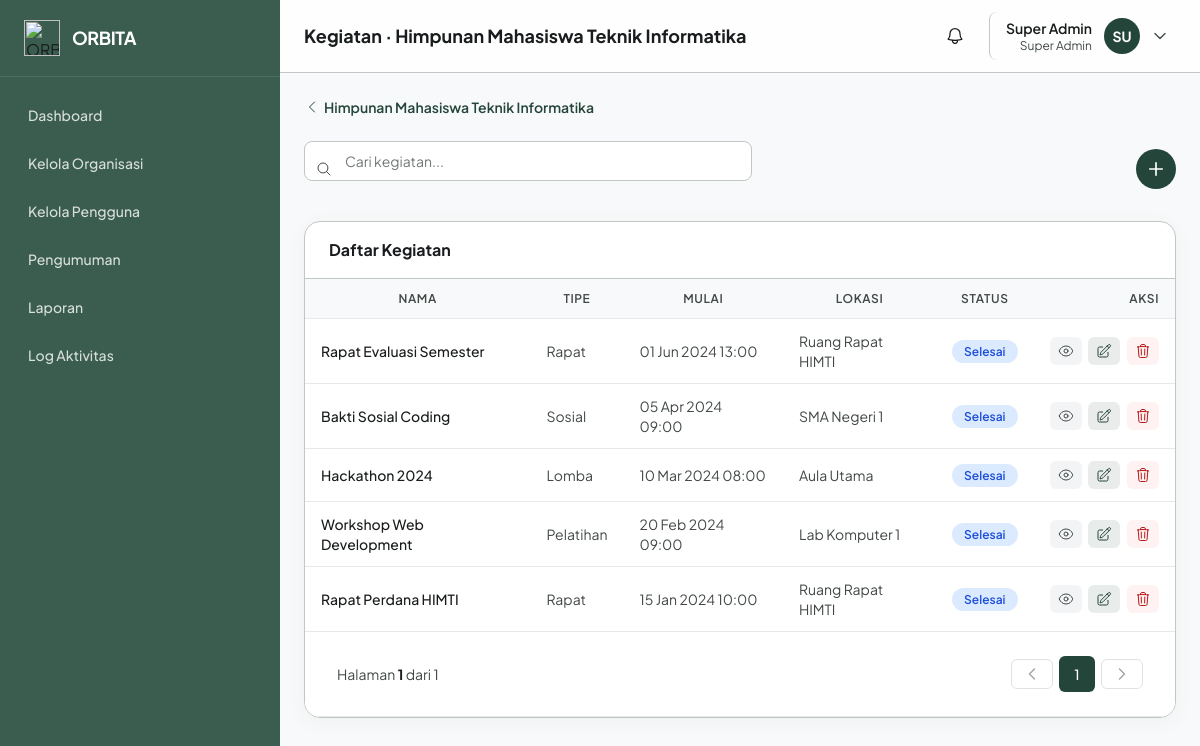
/organisasi/1/kegiatan (signed in), run on the app's committed database.
### tables this page shows
CREATE TABLE organisasi (
    id INT AUTO_INCREMENT PRIMARY KEY,
    nama VARCHAR(150) NOT NULL,
    singkatan VARCHAR(20),
    deskripsi TEXT,
    visi TEXT,
    misi TEXT,
    logo VARCHAR(255),
    ketua_id INT DEFAULT NULL,
    status ENUM('aktif', 'nonaktif') DEFAULT 'aktif',
    deleted_at DATETIME DEFAULT NULL,
    created_at DATETIME DEFAULT CURRENT_TIMESTAMP,
    updated_at DATETIME DEFAULT CURRENT_TIMESTAMP ON UPDATE CURRENT_TIMESTAMP,
    FOREIGN KEY (ketua_id) REFERENCES users(id) ON DELETE SET NULL
);

CREATE TABLE kegiatan (
    id INT AUTO_INCREMENT PRIMARY KEY,
    organisasi_id INT NOT NULL,
    nama VARCHAR(150) NOT NULL,
    deskripsi TEXT,
    tipe ENUM('rapat', 'pelatihan', 'proker', 'lomba', 'sosial', 'lainnya') DEFAULT 'proker',
    tanggal_mulai DATETIME NOT NULL,
    tanggal_selesai DATETIME,
    lokasi VARCHAR(255),
    poster VARCHAR(255),
    status ENUM('rencana', 'berlangsung', 'selesai', 'dibatalkan') DEFAULT 'rencana',
    deleted_at DATETIME DEFAULT NULL,
    created_by INT NOT NULL,
    created_at DATETIME DEFAULT CURRENT_TIMESTAMP,
    updated_at DATETIME DEFAULT CURRENT_TIMESTAMP ON UPDATE CURRENT_TIMESTAMP,
    FOREIGN KEY (organisasi_id) REFERENCES organisasi(id) ON DELETE CASCADE,
    FOREIGN KEY (created_by) REFERENCES users(id) ON DELETE CASCADE
);

### index.php (called while the page is built, shortened)
<?php
require_once __DIR__ . '/includes/functions.php';
$path = parse_url($_SERVER['REQUEST_URI'] ?? '/', PHP_URL_PATH) ?? '/';
$path = '/' . trim(rawurldecode($path), '/');
$segments = ($path === '/') ? [] : explode('/', trim($path, '/'));
$routes = [
    ''                                       => 'dashboard.php',
    'dashboard'                              => 'dashboard.php',
    'kegiatan'                               => 'kegiatan/index.php',
    'organisasi'                             => 'organisasi/index.php',
    'organisasi/{org}'                       => 'organisasi/detail.php',
    'organisasi/{org}/member'                => 'organisasi/members.php',
    'organisasi/{org}/permintaan'            => 'organisasi/requests.php',
    'organisasi/{org}/kegiatan'              => 'organisasi/kegiatan.php',
    'organisasi/{org}/kartu'                 => 'organisasi/kartu_anggota.php',
    'organisasi/{org}/jadwal'                => 'organisasi/jadwal.php',
    'organisasi/{org}/kegiatan/{kid}'        => 'kegiatan/detail.php',
    'pengumuman'                             => 'pengumuman/index.php',
    'pengguna'                               => 'pengguna/index.php',
    'laporan'                                => 'laporan/index.php',
    'log'                                    => 'log/index.php',
    'profil'                                 => 'profil.php',
    'notifikasi'                             => 'notifikasi.php',
];
function match_route(array $segments, string $pattern, array &$params): bool {
    $parts = ($pattern === '') ? [] : explode('/', $pattern);
    if (count($parts) !== count($segments)) return false;
    $params = [];
    foreach ($parts as $i => $part) {
        if (preg_match('/^\{(\w+)\}$/', $part, $m)) {
            if (!ctype_digit($segments[$i])) return false;
            $params[$m[1]] = (int) $segments[$i];
        } elseif ($part !== $segments[$i]) {
            return false;
        }
    }
    return true;
}
$matched_file = null;
$params = [];
foreach ($routes as $pattern => $file) {
    if (match_route($segments, $pattern, $params)) {
        $matched_file = $file;
        break;
    }
}
$page = __DIR__ . '/pages/' . $matched_file;
require $page;

### components/tables/kegiatan.php (the view, shortened to what this page needs)
<?php
foreach ($list as $row):
?>
<tr>
    <td class="text-sm font-medium text-on-surface"><?= e($row['nama']) ?></td>
    <td class="text-sm text-on-surface-variant"><?= ucfirst($row['tipe']) ?></td>
    <td class="text-sm text-on-surface-variant"><?= e(date('d M Y H:i', strtotime($row['tanggal_mulai']))) ?></td>
    <td class="text-sm text-on-surface-variant"><?= e($row['lokasi'] ?: '-') ?></td>
    <td><span class="badge <?= $row['status']==='berlangsung'?'bg-green-100 text-green-700':($row['status']==='selesai'?'bg-blue-100 text-blue-700':'bg-gray-100 text-gray-600') ?>"><?= ucfirst($row['status']) ?></span></td>
    <td class="text-right whitespace-nowrap">
        <button type="button" onclick="openDetailModal(<?= e(json_encode($row)) ?>)" title="Detail" class="inline-flex items-center px-2 py-1.5 rounded-md bg-surface-low text-on-surface-variant hover:bg-surface-high mr-1">
        </button>
        <?php if ($can_manage): ?>
        <button type="button" onclick="openEditModal(<?= e(json_encode($row)) ?>)" title="Edit" class="inline-flex items-center px-2 py-1.5 rounded-md bg-primary/10 text-primary hover:bg-primary/20 mr-1">
        </button>
        <a href="?delete=<?= $row['id'] ?>" onclick="return confirm('Arsipkan kegiatan ini?')" title="Hapus" class="inline-flex items-center px-2 py-1.5 rounded-md bg-red-50 text-error hover:bg-red-100">
        </a>
        <?php endif; ?>
    </td>
</tr>
<?php endforeach; ?>
<?php if (!empty($list)): ?>
<tr><td colspan="6" class="bg-white border-t border-outline-variant"><?= renderPagination($p) ?></td></tr>
<?php endif; ?>

### components/navbar.php (shortened to what this page needs)
<header class="sticky top-0 z-20 bg-white/80 backdrop-blur border-b border-outline-variant">
    <div class="flex items-center justify-between px-6 py-3 lg:ml-[280px]">
        <div class="flex items-center gap-3">
            <h1 class="text-lg font-bold text-on-surface"><?= e($page_title ?? 'Dashboard') ?></h1>
        </div>
        <div class="flex items-center gap-4">
            <a href="<?= url('notifikasi') ?>" class="relative p-2 rounded-lg hover:bg-surface-low text-on-surface">
            </a>
            <div class="relative" id="profile-dropdown">
                <button type="button" onclick="toggleProfileDropdown()" class="flex items-center gap-3 pl-4 pr-2 py-1.5 rounded-lg border-l border-outline-variant cursor-pointer hover:bg-surface-low transition-colors">
                    <div class="text-right hidden sm:block">
                        <p class="text-sm font-semibold text-on-surface"><?= e($_SESSION['nama'] ?? 'User') ?></p>
                        <p class="text-xs text-on-surface-variant"><?= e($_SESSION['role'] ?? '') ?></p>
                    </div>
                    <div class="w-9 h-9 rounded-full bg-primary text-white flex items-center justify-center text-sm font-bold">
                        <?= e(strtoupper(substr($_SESSION['nama'] ?? 'U', 0, 2))) ?>
                    </div>
                    <svg id="profile-chevron" class="w-4 h-4 text-on-surface-variant transition-transform" fill="none" stroke="currentColor" stroke-width="2" viewBox="0 0 24 24"><path stroke-linecap="round" stroke-linejoin="round" d="M19.5 8.25l-7.5 7.5-7.5-7.5"/></svg>
                </button>
            </div>
        </div>
    </div>
</header>

### pages/organisasi/kegiatan.php (shortened to what this page needs)
<?php
require_once __DIR__ . '/../../includes/functions.php';
$pdo = db();
$org_id = (int) ($_GET['org_id'] ?? 0);
$org = $pdo->prepare("SELECT * FROM organisasi WHERE id=? AND deleted_at IS NULL LIMIT 1");
$org->execute([$org_id]); $org = $org->fetch();
$page_title = 'Kegiatan · ' . $org['nama'];
$can_manage = can('kegiatan.manage', $org_id);
$search = trim($_GET['search'] ?? '');
$pageNum = max(1, (int) ($_GET['page'] ?? 1));
$perPage = 10;
$sql = "SELECT * FROM kegiatan WHERE organisasi_id=? AND deleted_at IS NULL";
$params = [$org_id];
$sql .= " ORDER BY tanggal_mulai DESC";
$result = fetchPaginated($pdo, $sql, $params, $pageNum, $perPage);
$list = $result['list'];
$p = $result['p'];
?>
<?php require __DIR__ . '/../../components/head.php'; ?>
<?php require __DIR__ . '/../../components/sidebar.php'; ?>
<?php require __DIR__ . '/../../components/navbar.php'; ?>
<main class="p-6 lg:ml-[280px]">
    <div class="max-w-6xl mx-auto space-y-6">
        <a href="<?= url('organisasi/' . $org_id) ?>" class="inline-flex items-center gap-1 text-sm text-primary font-semibold hover:underline">
            <svg class="w-4 h-4" fill="none" stroke="currentColor" stroke-width="1.5" viewBox="0 0 24 24"><path stroke-linecap="round" stroke-linejoin="round" d="M15.75 19.5L8.25 12l7.5-7.5"/></svg>
            <?= e($org['nama']) ?>
        </a>
        <div class="flex items-center justify-between gap-4">
            <div class="relative flex-1 max-w-md">
                <div class="absolute inset-y-0 left-0 pl-3 flex items-center pointer-events-none">
                </div>
                <form method="GET" action="" class="w-full">
                    <input type="text" name="search" value="<?= e($search) ?>" class="form-input !h-10 !pl-10 !text-sm w-full" placeholder="Cari kegiatan..." autocomplete="off" data-live-search data-target="#kegiatan-table-body">
                </form>
            </div>
            <?php if ($can_manage): ?><button onclick="openEditModal()" type="button" class="btn-primary !w-10 !h-10 !p-0 !rounded-full flex items-center justify-center" title="Tambah kegiatan">
                <svg class="w-5 h-5" fill="none" stroke="currentColor" stroke-width="2" viewBox="0 0 24 24"><path stroke-linecap="round" stroke-linejoin="round" d="M12 4.5v15m7.5-7.5h-15"/></svg>
            </button><?php endif; ?>
        </div>
        <div class="bg-white rounded-2xl border border-outline-variant shadow-card overflow-hidden">
            <div class="px-6 py-4 border-b border-outline-variant">
                <h3 class="font-bold text-on-surface">Daftar Kegiatan</h3>
            </div>
            <div class="overflow-x-auto">
                <table class="w-full data-table">
                    <thead><tr><th>Nama</th><th>Tipe</th><th>Mulai</th><th>Lokasi</th><th>Status</th><th class="text-right">Aksi</th></tr></thead>
                    <tbody id="kegiatan-table-body">
                        <?php include __DIR__ . '/../../components/tables/kegiatan.php'; ?>
                    </tbody>
                </table>
            </div>
        </div>
    </div>
</main>
<?php require __DIR__ . '/../../components/footer.php'; ?>

### includes/functions.php (shortened to what this page needs)
<?php
function e(string $text): string {
    return htmlspecialchars($text, ENT_QUOTES, 'UTF-8');
}
function is_logged_in(): bool {
    return !empty($_SESSION['user_id']);
}
function is_super_admin(): bool {
    return ($_SESSION['role'] ?? '') === 'Super Admin';
}
function can(string $action, ?int $org_id = null): bool {
    if (is_super_admin()) return true;
}
function url(string $path = ''): string {
    return BASE_URL . '/' . ltrim($path, '/');
}
function paginate(int $total, int $page, int $perPage = 10): array {
    $totalPages = max(1, (int) ceil($total / $perPage));
    $page = max(1, min($page, $totalPages));
    $offset = ($page - 1) * $perPage;
    return [
        'page' => $page,
        'perPage' => $perPage,
        'total' => $total,
        'totalPages' => $totalPages,
        'offset' => $offset,
        'hasPrev' => $page > 1,
        'hasNext' => $page < $totalPages,
    ];
}
function fetchPaginated(PDO $pdo, string $baseSql, array $params = [], int $page = 1, int $perPage = 10, ?string $countSql = null): array {
    if ($countSql === null) {
        $countSql = preg_replace('/SELECT\b.*?\bFROM\b/si', 'SELECT COUNT(*) FROM', $baseSql, 1);
    }
    $countStmt = $pdo->prepare($countSql);
    $countStmt->execute($params);
    $total = (int) $countStmt->fetchColumn();
    $p = paginate($total, $page, $perPage);
    $stmt = $pdo->prepare($baseSql . ' LIMIT ? OFFSET ?');
    $stmt->execute([...$params, $p['perPage'], $p['offset']]);
    return ['list' => $stmt->fetchAll(), 'p' => $p];
}
function renderPagination(array $p): string {
    $page = $p['page'];
    $totalPages = $p['totalPages'];
    $start = max(1, $page - 2);
    $end = min($totalPages, $page + 2);
    if ($end - $start < 4) { $end = min($totalPages, $start + 4); }
    if ($end - $start < 4) { $start = max(1, $end - 4); }
    $html = '<nav class="flex items-center justify-between px-4 py-3" aria-label="Pagination">';
    $html .= '<div class="hidden sm:flex items-center gap-1">';
    $html .= '<span class="text-sm text-on-surface-variant">Halaman <strong class="text-on-surface">' . $page . '</strong> dari ' . $totalPages . '</span>';
    $html .= '</div>';
    $html .= '<div class="flex items-center gap-1.5">';
    $prevClass = 'px-3 py-1.5 rounded-md text-sm font-medium border border-outline-variant transition-colors ' . ($p['hasPrev'] ? 'text-on-surface hover:bg-surface-low' : 'text-on-surface-variant opacity-50 cursor-not-allowed');
    if ($p['hasPrev']) {
        $html .= '<a href="' . e(paginationUrl($page - 1)) . '" class="' . $prevClass . '"><svg class="w-4 h-4" fill="none" stroke="currentColor" stroke-width="2" viewBox="0 0 24 24"><path stroke-linecap="round" stroke-linejoin="round" d="M15.75 19.5L8.25 12l7.5-7.5"/></svg></a>';
    } else {
        $html .= '<span class="' . $prevClass . '"><svg class="w-4 h-4" fill="none" stroke="currentColor" stroke-width="2" viewBox="0 0 24 24"><path stroke-linecap="round" stroke-linejoin="round" d="M15.75 19.5L8.25 12l7.5-7.5"/></svg></span>';
    }
    for ($i = $start; $i <= $end; $i++) {
        $isActive = $i === $page;
        $cls = 'w-9 h-9 flex items-center justify-center rounded-md text-sm font-medium transition-colors ' . ($isActive ? 'bg-primary text-white' : 'text-on-surface hover:bg-surface-low border border-outline-variant');
        if ($isActive) {
            $html .= '<span class="' . $cls . '">' . $i . '</span>';
        } else {
            $html .= '<a href="' . e(paginationUrl($i)) . '" class="' . $cls . '">' . $i . '</a>';
        }
    }
    $nextClass = 'px-3 py-1.5 rounded-md text-sm font-medium border border-outline-variant transition-colors ' . ($p['hasNext'] ? 'text-on-surface hover:bg-surface-low' : 'text-on-surface-variant opacity-50 cursor-not-allowed');
    if ($p['hasNext']) {
        $html .= '<a href="' . e(paginationUrl($page + 1)) . '" class="' . $nextClass . '"><svg class="w-4 h-4" fill="none" stroke="currentColor" stroke-width="2" viewBox="0 0 24 24"><path stroke-linecap="round" stroke-linejoin="round" d="M8.25 4.5l7.5 7.5-7.5 7.5"/></svg></a>';
    } else {
        $html .= '<span class="' . $nextClass . '"><svg class="w-4 h-4" fill="none" stroke="currentColor" stroke-width="2" viewBox="0 0 24 24"><path stroke-linecap="round" stroke-linejoin="round" d="M8.25 4.5l7.5 7.5-7.5 7.5"/></svg></span>';
    }
    $html .= '</div></nav>';
    return $html;
}

### assets/css/custom.css (style rules this page uses)
.data-table th { font-size: 12px; font-weight: 600; text-transform: uppercase; letter-spacing: 0.05em; color: #414845; background: #f8f9fa; }
.data-table td, .data-table th { padding: 12px 16px; border-bottom: 1px solid #e7e8e9; }
.badge { display: inline-flex; align-items: center; padding: 4px 12px; border-radius: 9999px; font-size: 12px; font-weight: 600; }
.form-input { height: 44px; border: 1px solid #c1c8c3; border-radius: 0.5rem; padding: 0 14px; font-size: 14px; transition: all 0.2s; width: 100%; background: white; }
.form-input::placeholder { color: #717974; }
.btn-primary { display: inline-flex; align-items: center; justify-content: center; gap: 8px; height: 44px; padding: 0 20px; background: #244539; color: white; border-radius: 0.5rem; font-weight: 600; font-size: 14px; transition: all 0.2s; }

### components/head.php (style rules this page uses)
body { font-family: 'Plus Jakarta Sans', sans-serif; background-color: #f8f9fa; }

### data on the page
organisasi: nama "Kegiatan · Himpunan Mahasiswa Teknik Informatika", nama "Himpunan Mahasiswa Teknik Informatika"
kegiatan: nama "Rapat Evaluasi Semester", tipe "Rapat", tanggal_mulai "01 Jun 2024 13:00", lokasi "Ruang Rapat HIMTI", status "Selesai", organisasi "1"
kegiatan: nama "Bakti Sosial Coding", tipe "Sosial", tanggal_mulai "05 Apr 2024 09:00", lokasi "SMA Negeri 1", status "Selesai"
kegiatan: nama "Hackathon 2024", tipe "Lomba", tanggal_mulai "10 Mar 2024 08:00", lokasi "Aula Utama", status "Selesai"
kegiatan: nama "Workshop Web Development", tipe "Pelatihan", tanggal_mulai "20 Feb 2024 09:00", lokasi "Lab Komputer 1", status "Selesai"
kegiatan: nama "Rapat Perdana HIMTI", tipe "Rapat", tanggal_mulai "15 Jan 2024 10:00", lokasi "Ruang Rapat HIMTI", status "Selesai"

### other printed values
$item['label'] "Dashboard"
$item['label'] "Kelola Organisasi"
$item['label'] "Kelola Pengguna"
$item['label'] "Pengumuman"
$item['label'] "Laporan"
$item['label'] "Log Aktivitas"
$_SESSION['nama'] "Super Admin"
$_SESSION['role'] "Super Admin"
substr($_SESSION['nama'] ?? 'U', 0, 2) "SU"
